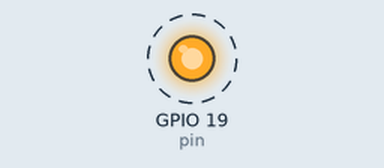
Simulated run of this program. Board: Raspberry Pi (BCM pin numbers). On the bench: output pins drawn as LEDs (lit = HIGH). Dashed ring = blinking.

Above: at 0.5 s.
Timing chart, 0 to 4.6 s (numbered marks = the images above):
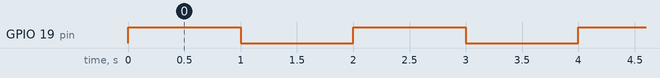

The program:

single-Led.py
```python
import RPi.GPIO as GPIO
import time

pin = 19

GPIO.setwarnings(False)
GPIO.setmode(GPIO.BCM)

GPIO.setup(pin, GPIO.OUT)

try:
    while True:
        GPIO.output(pin,GPIO.HIGH)
        time.sleep(1)
        GPIO.output(pin,GPIO.LOW)
        time.sleep(1)
except:
    pass
finally:
    GPIO.cleanup()
```

Measured:
- by itself, GPIO 19 (pin): alternates HIGH for 1.0 s and LOW for 1.0 s
